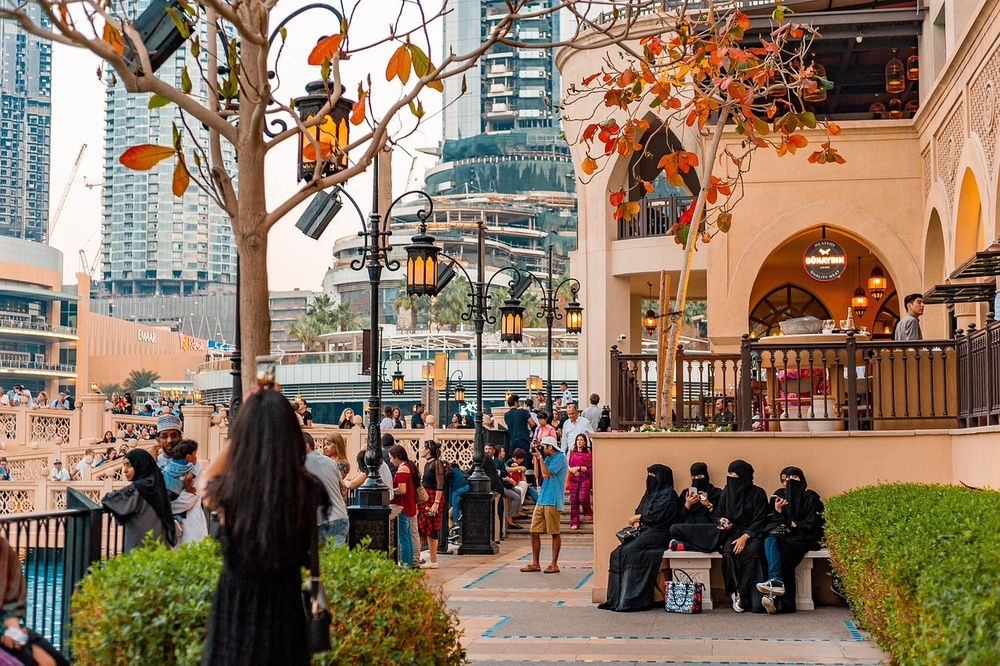
#> input picture photos/pic4.jpg, 1000 x 666 px, shrunk from 1280 x 852 before the run
$ python color_histogram.py
#> lines starting #> are read from the running program, lines starting #| are printed output that depends on the picture; after the words box and inside, x2 and y2 are one past the last pixel; in counts of white or black regions, pixels touching at a corner belong together
import cv2 as cv
import matplotlib.pyplot as plt
import numpy as np
# read images
img=cv.imread('photos/pic4.jpg')
#> img is the input picture: shape (666, 1000, 3); mean B, G, R 99.9, 120.6, 140.7

cv.imshow('Cat',img)


blank =np.zeros(img.shape[:2], dtype='uint8')


circle =cv.circle(blank, (img.shape[1]//2, img.shape[0]//2),100,255,-1)
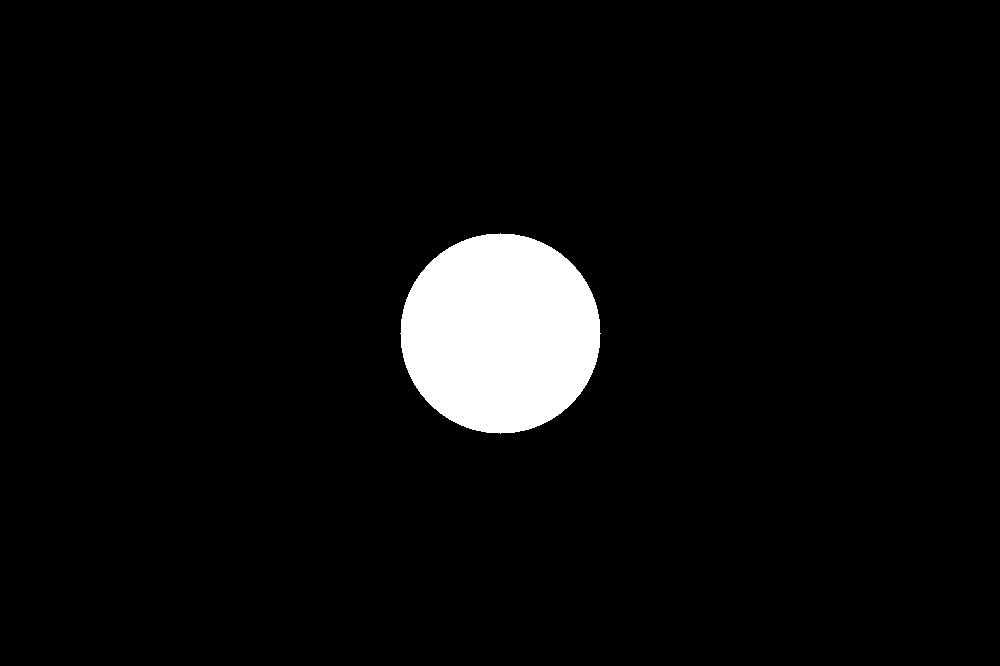
#> blank: shape (666, 1000); 4.7% white; 1 white region, box (x1, y1, x2, y2) and area: (400, 233, 601, 434) 31417
mask =cv.bitwise_and(img,img,mask=circle)
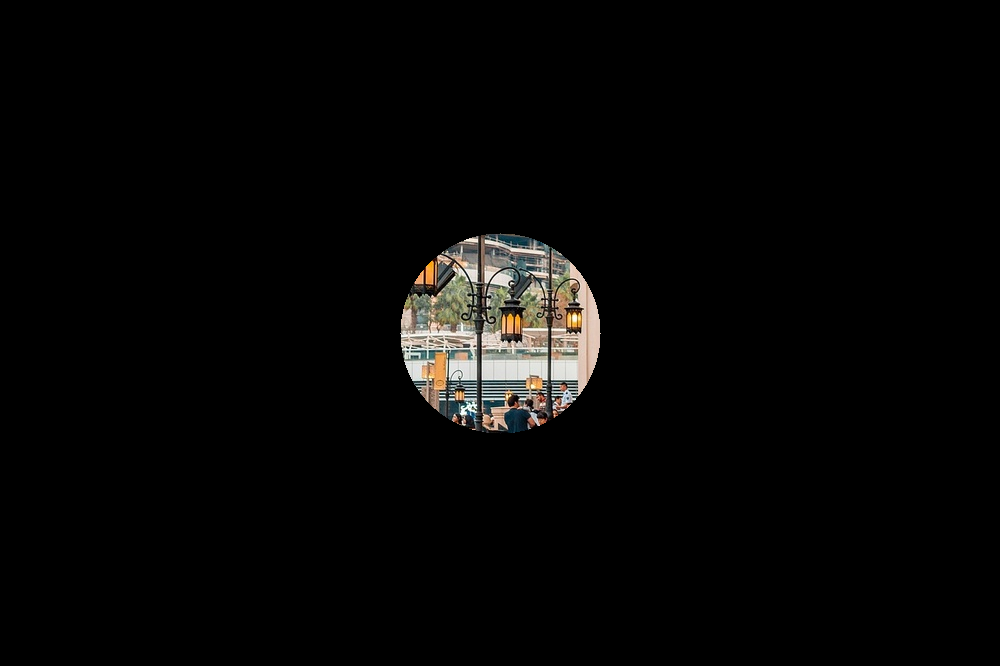
#> mask: shape (666, 1000, 3); mean B, G, R 5.7, 6.4, 6.8

cv.imshow('Mask',mask)

# G ray scale Histogram
#> (the run stopped early here; a loop or call above may not have finished)

$ run again, with photos/pic2.jpg copied over photos/pic4.jpg
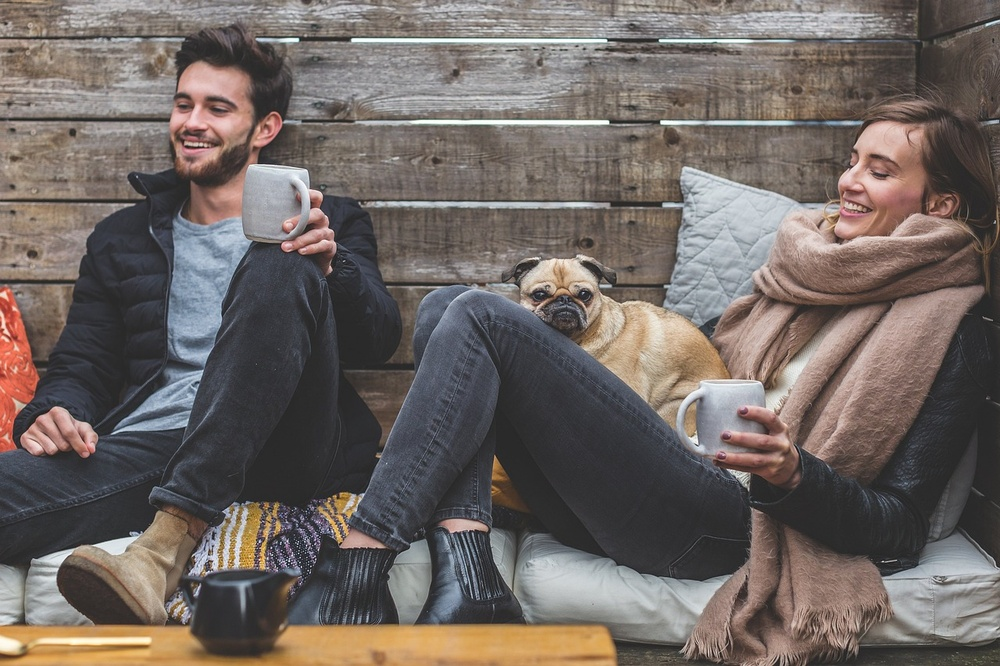
#> input picture photos/pic2.jpg, 1000 x 666 px, shrunk from 1280 x 853 before the run
#> img is the input picture: shape (666, 1000, 3); mean B, G, R 98.6, 102.9, 111.9
#> blank: shape (666, 1000); 4.7% white; 1 white region, box (x1, y1, x2, y2) and area: (400, 233, 601, 434) 31417
#> `mask =cv.bitwise_and(img,img,mask=circle)`:
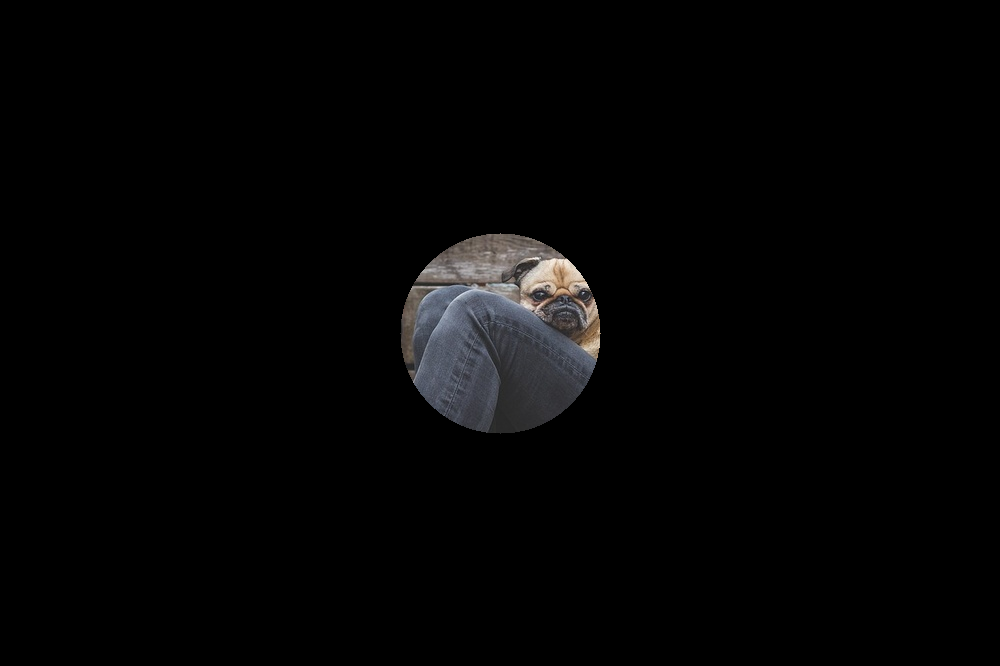
#> mask: shape (666, 1000, 3); mean B, G, R 4.4, 4.3, 4.4

$ run again, with photos/pic3.jpg copied over photos/pic4.jpg
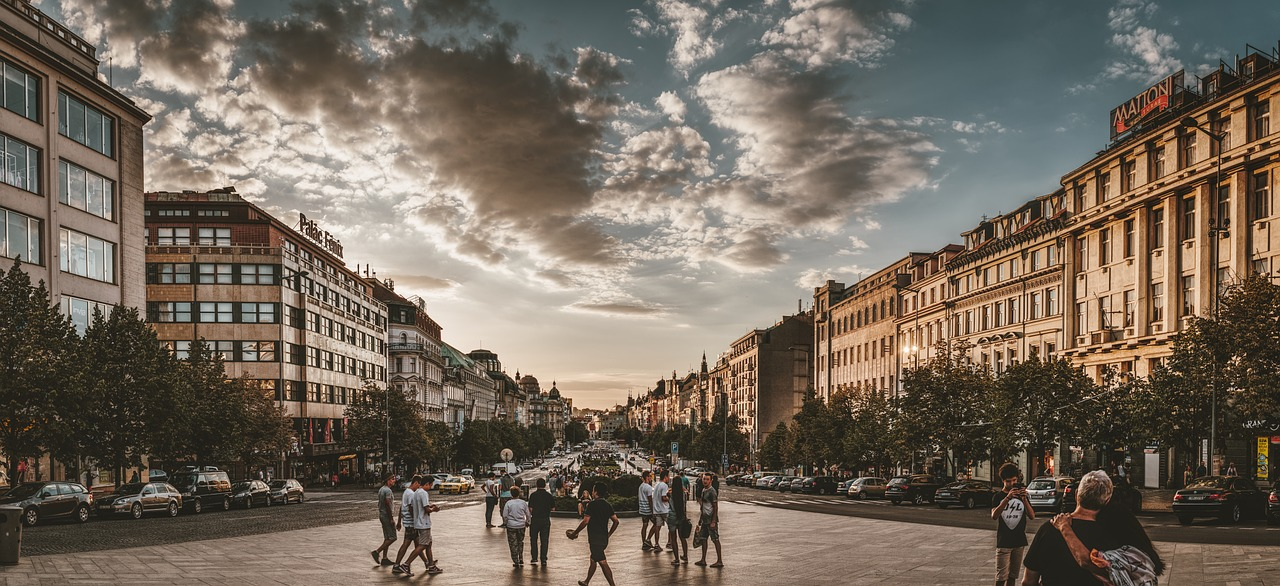
#> input picture photos/pic3.jpg, 1280 x 586 px
#> img is the input picture: shape (586, 1280, 3); mean B, G, R 92, 104.6, 115.7
#> `circle =cv.circle(blank, (img.shape[1]//2, img.shape[0]//2),100,255,-1)`:
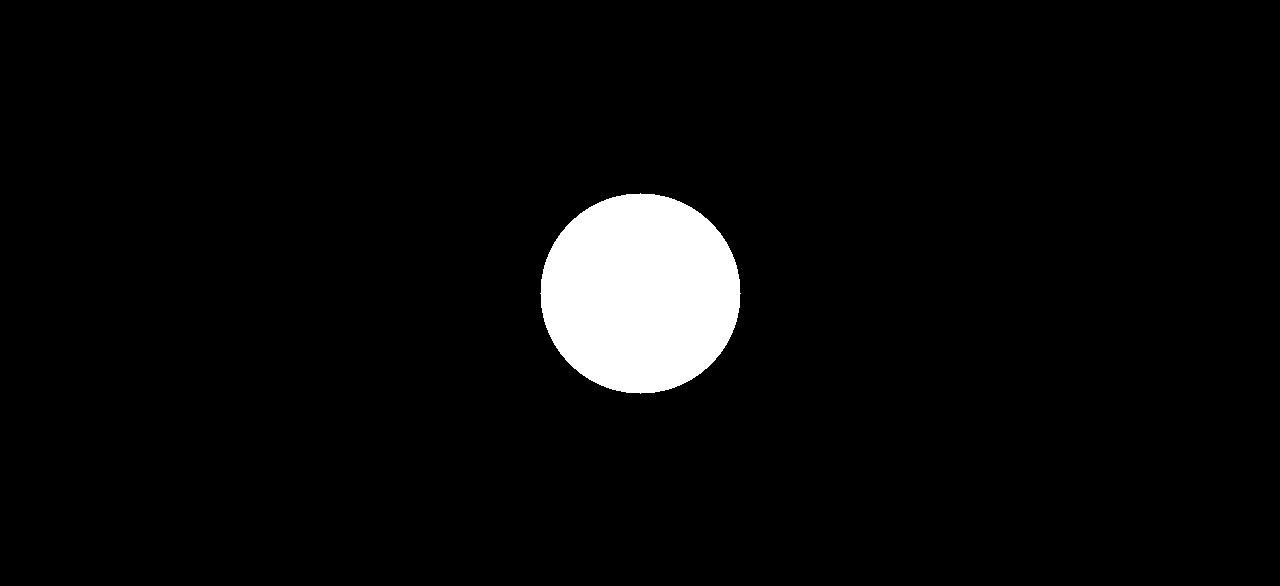
#> blank: shape (586, 1280); 4.2% white; 1 white region, box (x1, y1, x2, y2) and area: (540, 193, 741, 394) 31417
#> `mask =cv.bitwise_and(img,img,mask=circle)`:
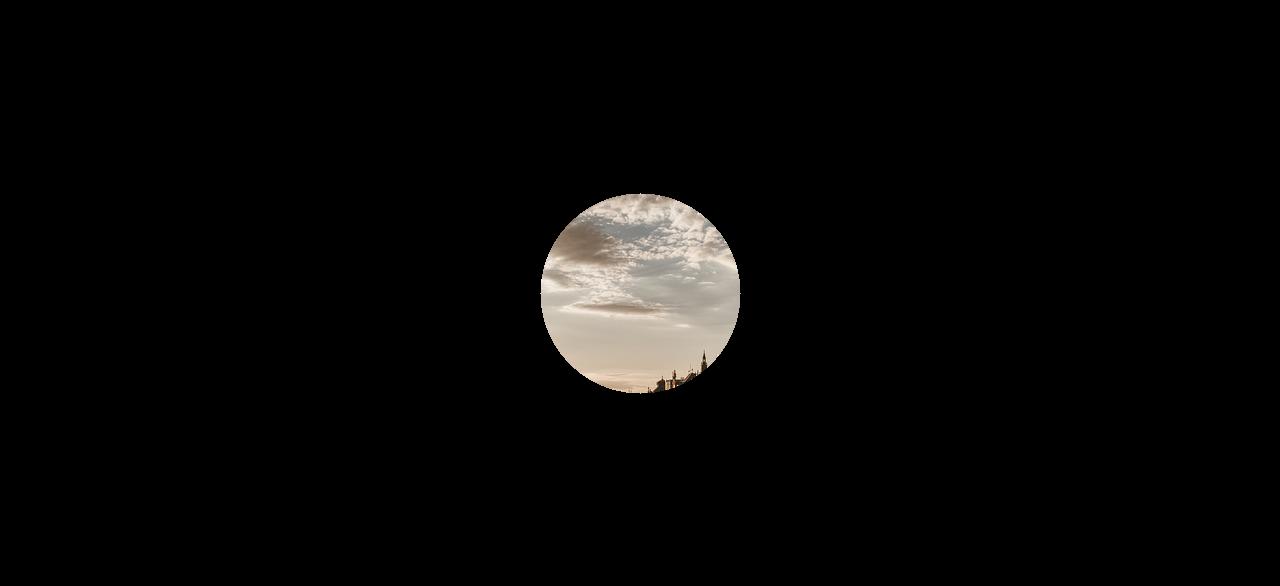
#> mask: shape (586, 1280, 3); mean B, G, R 6.9, 7.5, 8

$ run again, with photos/people1.jfif saved as photos/pic4.jpg
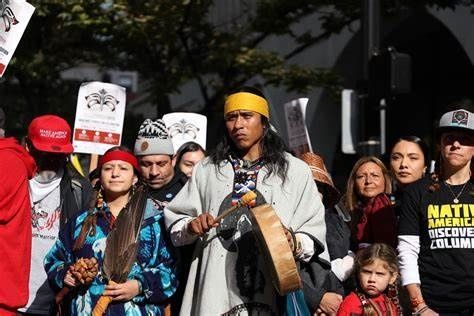
#> input picture photos/people1.jfif, 474 x 316 px
#> img is the input picture: shape (316, 474, 3); mean B, G, R 63.5, 67.5, 83.2
#> `circle =cv.circle(blank, (img.shape[1]//2, img.shape[0]//2),100,255,-1)`:
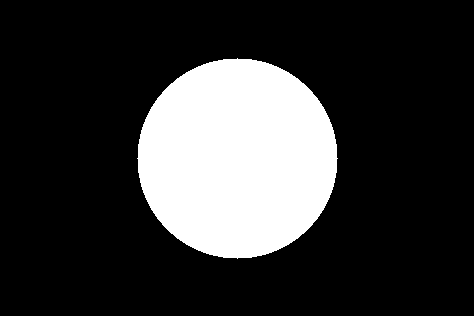
#> blank: shape (316, 474); 21% white; 1 white region, box (x1, y1, x2, y2) and area: (137, 58, 338, 259) 31417
#> `mask =cv.bitwise_and(img,img,mask=circle)`:
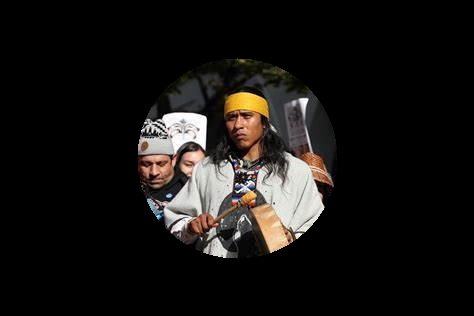
#> mask: shape (316, 474, 3); mean B, G, R 19.7, 21.5, 23.8
